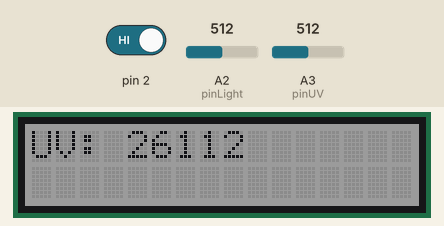
Bench run of a sketch on a simulated Arduino Uno, built with avr-gcc and run on an emulated ATmega328P. Shown: 16×2 character LCD. Inputs (shaded band) come from the test bench; at power-on: pin 2 HIGH, A2 (pinLight) = 512, A3 (pinUV) = 512.

Above: at 1.2 s.
1.3 s: pin 2 driven LOW
At 2.9 s:
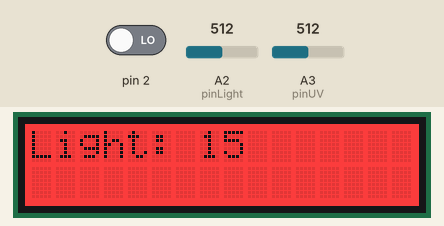
3.6 s: A2 (pinLight) set to 716
At 5.3 s:
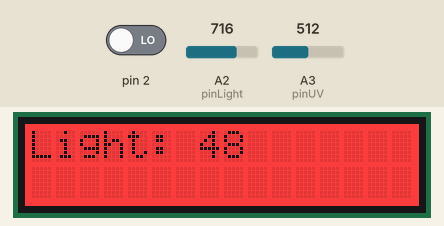
5.6 s: A2 (pinLight) set to 900
At 6.5 s:
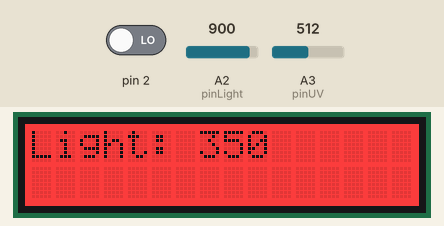
7.6 s: A2 (pinLight) set to 1023
At 8.9 s:
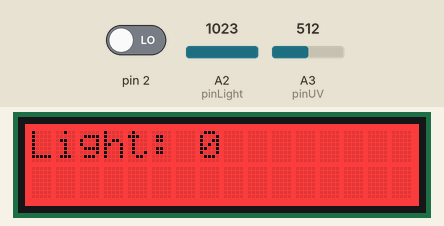
Timing chart, 0 to 10.6 s (numbered marks = the images above; inputs shaded):
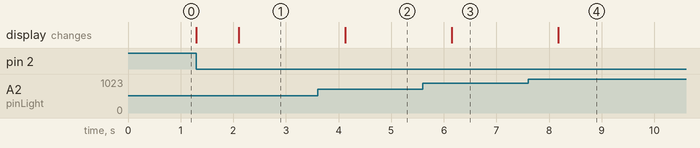

The sketch:

EdisonSensors.ino
```cpp
#include "rgb_lcd.h"
#include <math.h>

const int pinMoisture = A1;
const int pinLight = A2;
const int pinUV = A3;
const int pinButton = 0;
rgb_lcd lcd;

volatile int ptr = 0;

void buttonListener() {
  lcd.setRGB(255, 0, 0);
  ptr++;
}

void setup() {
  // LCD
  lcd.begin(16, 2);
  lcd.setRGB(127, 127, 127);
  lcd.clear();

  attachInterrupt(pinButton, buttonListener, FALLING);
}

void loop() {
  // put your main code here, to run repeatedly:
  switch (ptr) {
    case 0:
      printUV();
      break;
    case 1:
      printLight();
      break;
    case 2:
      printMoisture();
      break;
  }
  delay(1000);
}

void printUV() {
  char str[80];
  sprintf(str, "UV: %d", getUV());
  lcd.clear();
  lcd.print(str);
}

int getUV() {
  return 307 * analogRead(pinUV);
}

void printLight() {
  char str[80];
  sprintf(str, "Light: %d", getLight());
  lcd.clear();
  lcd.print(str);
}

int getLight() {
  int light = analogRead(pinLight);
  int R = ((1023 - light) * 10) / light;
  int lux = 350 * pow(R, -1.43);
  return lux;
}

void printMoisture() {
  char str[80];
  sprintf(str, "Moisture: %d", getMoisture());
  lcd.clear();
  lcd.print(str);
}

int getMoisture() {
  return analogRead(pinMoisture);
}

//is button pressed
int isButtonPressed() {
  int state = 0;
  if (digitalRead(pinButton)) {
    while (digitalRead(pinButton));
    state = 1;
  }
  return state;
}
```

Measured:
- after the input at 1.3 s, the display: first changes at once (image 1 shows a later state)
- after the input at 3.6 s, the display: changes after 0.52 s (image 2)
- after the input at 5.6 s, the display: changes after 0.55 s (image 3)
- after the input at 7.6 s, the display: changes after 0.57 s (image 4)
